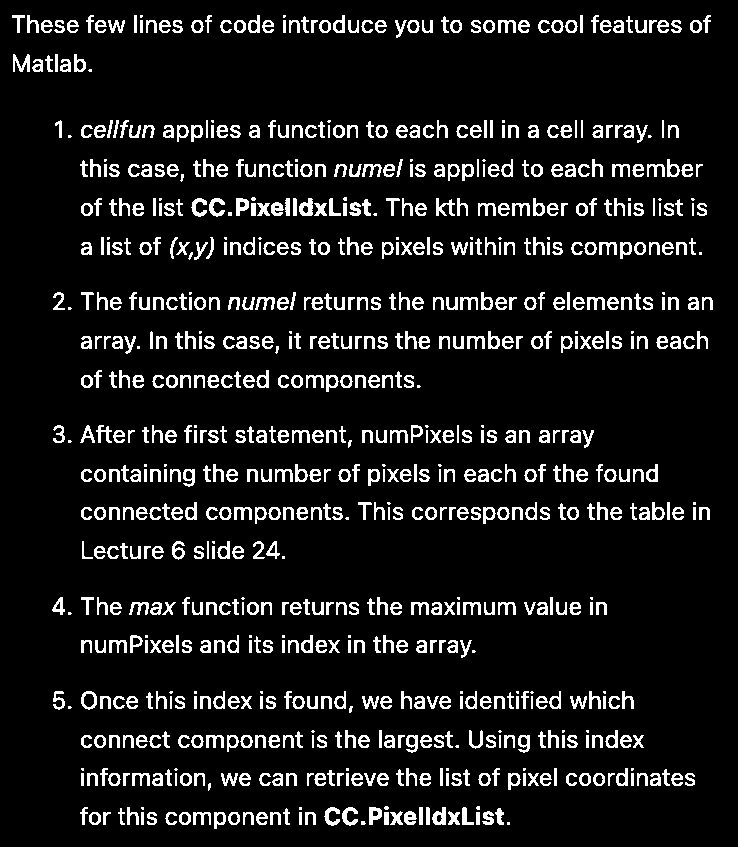
%> input picture Lab4-Morphology-main/Lab4-Morphology-main/assets/text_bw.tif, 738 x 847 px
$ octave lab4_task6.m   (GNU Octave 9; MATLAB toolbox functions it lacks are replaced by stand-ins)
%> lines starting %> are read from the running program, lines starting %| are printed output that depends on the picture; in (x1, y1, x2, y2) boxes, pixels count from 0 and x2, y2 are one past the last pixel; in counts of white or black regions, pixels touching at a corner belong together; the program's own positions count from 1
clear all
close all
f = imread('assets/text_bw.tif');
%> f is the input picture: size 847x738 uint8; 9.6% white in thin lines or dots
se = ones(17,1);
g = imerode(f, se);
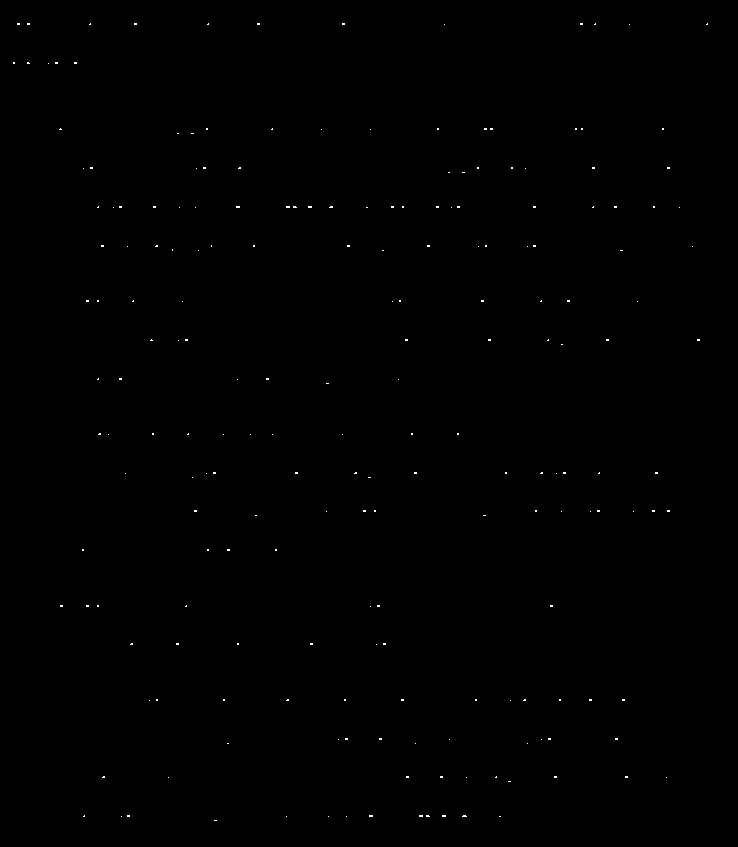
%> g: size 847x738 uint8; 0.13% white in thin lines or dots, all inside (x1, y1, x2, y2) = (13, 23, 708, 821)
fo = imopen(f, se);     % perform open to compare
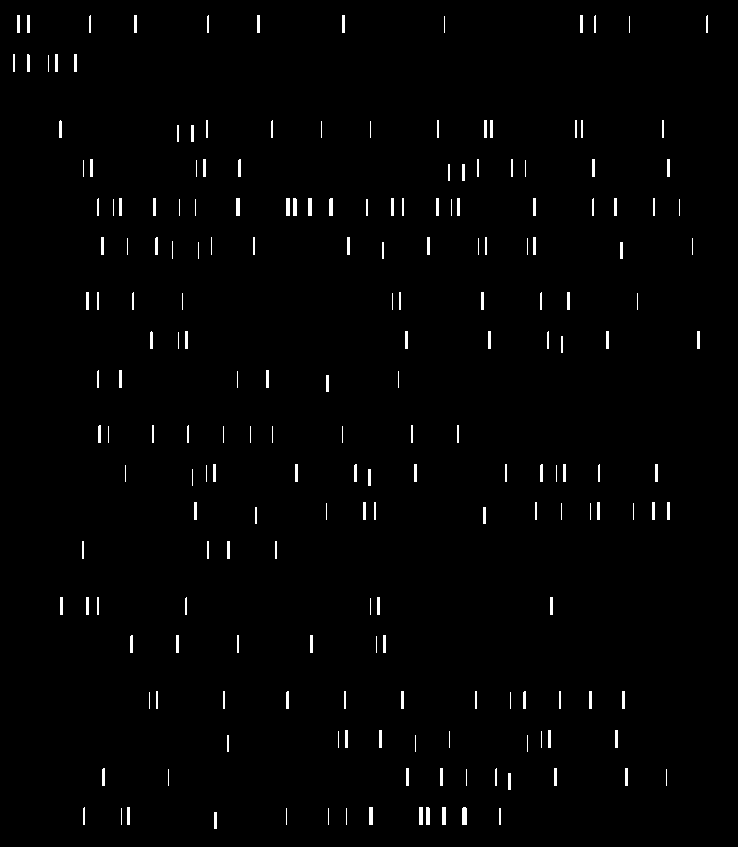
%> fo: size 847x738 uint8; 1.3% white; 204 white regions (55 under 20 px), largest, box (x1, y1, x2, y2) and area: (462, 807, 467, 825) 88, (236, 198, 240, 216) 72, (286, 198, 290, 216) 72
fr = imreconstruct(g, f);
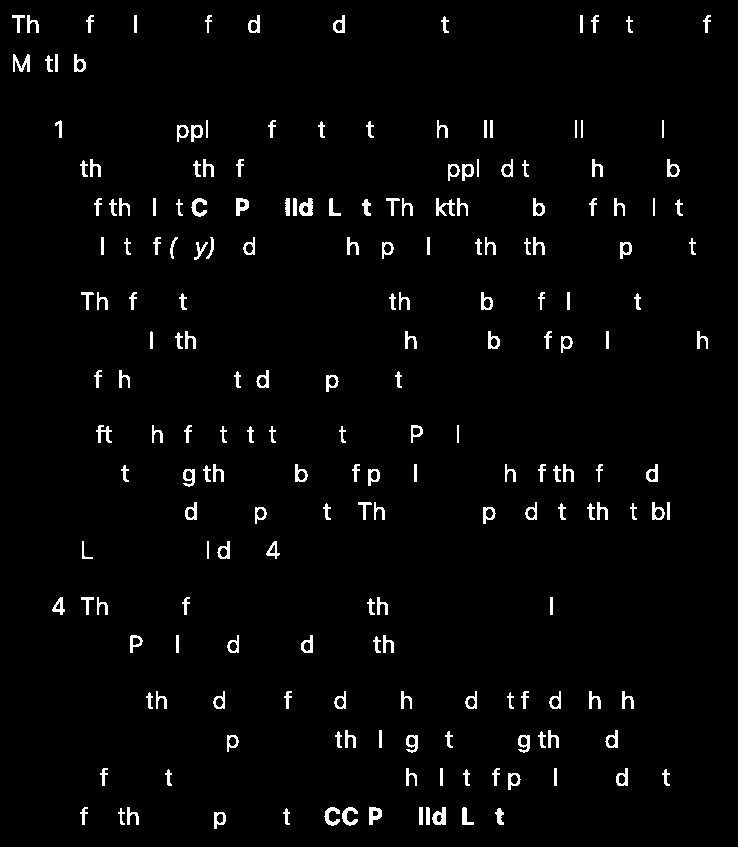
%> fr: size 847x738 uint8; 2.7% white; 201 white regions, largest, box (x1, y1, x2, y2) and area: (13, 54, 30, 72) 166, (299, 198, 313, 216) 165, (436, 198, 455, 216) 163
%montage({f, g, fo, fr}, "size", [2 2])

ff = imfill(f);
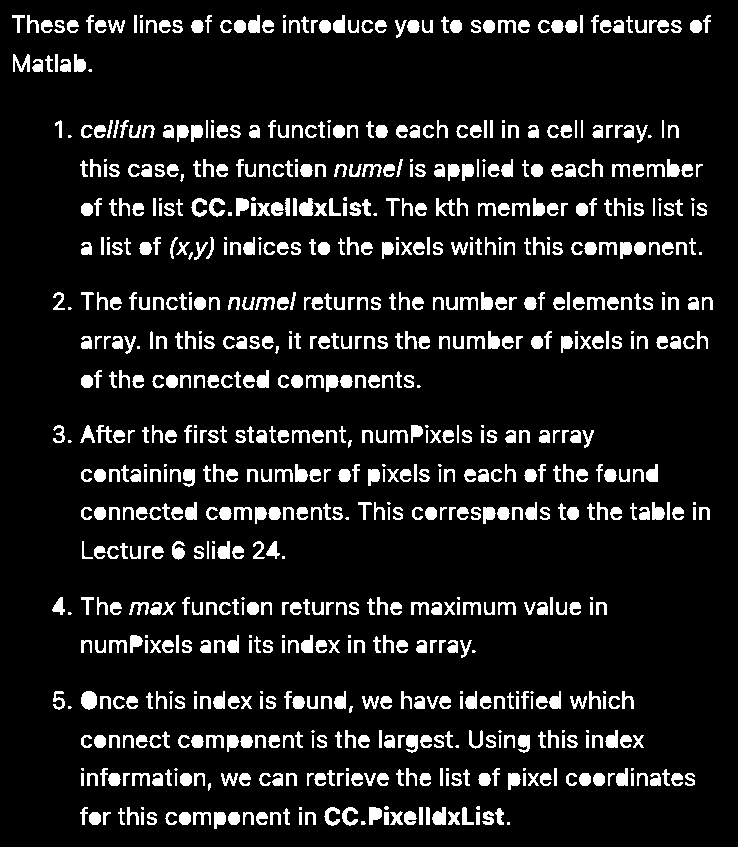
%> ff: size 847x738 uint8; 10.6% white; 830 white regions (85 under 20 px), largest, box (x1, y1, x2, y2) and area: (81, 691, 97, 710) 245, (299, 198, 313, 216) 193, (432, 807, 446, 825) 187
figure
montage({f, ff})
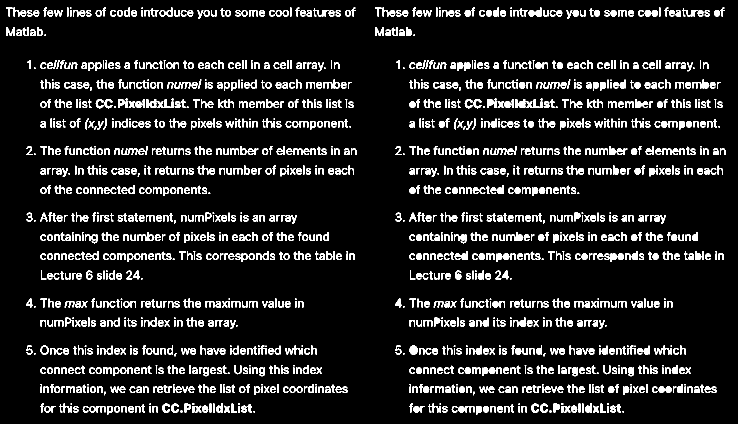
%> displayed picture: size 847x1476, on the screen's scale of 0 to 255 (shown at 1/2 size); 10.1% white; 1660 white regions (170 under 20 px), largest, box (x1, y1, x2, y2) and area: (819, 691, 835, 710) 245, (1037, 198, 1051, 216) 193, (1170, 807, 1184, 825) 187

title("(1): Original image, (2): Image with holes filled")
